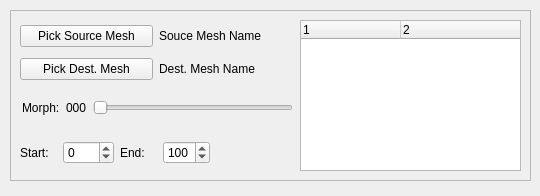
<ui version="4.0" >
 <class>morpherDialog</class>
 <widget class="QWidget" name="morpherDialog" >
  <property name="geometry" >
   <rect>
    <x>0</x>
    <y>0</y>
    <width>540</width>
    <height>196</height>
   </rect>
  </property>
  <property name="windowTitle" >
   <string>Form</string>
  </property>
  <widget class="QFrame" name="frame" >
   <property name="geometry" >
    <rect>
     <x>10</x>
     <y>10</y>
     <width>521</width>
     <height>171</height>
    </rect>
   </property>
   <property name="frameShape" >
    <enum>QFrame::StyledPanel</enum>
   </property>
   <property name="frameShadow" >
    <enum>QFrame::Raised</enum>
   </property>
   <widget class="QWidget" name="layoutWidget" >
    <property name="geometry" >
     <rect>
      <x>10</x>
      <y>10</y>
      <width>271</width>
      <height>65</height>
     </rect>
    </property>
    <layout class="QGridLayout" >
     <item row="0" column="0" >
      <widget class="QPushButton" name="pickSourceMeshButton" >
       <property name="text" >
        <string>Pick Source Mesh</string>
       </property>
      </widget>
     </item>
     <item row="0" column="1" >
      <widget class="QLabel" name="souceLabel" >
       <property name="text" >
        <string>Souce Mesh Name</string>
       </property>
      </widget>
     </item>
     <item row="1" column="0" >
      <widget class="QPushButton" name="pickDestMeshButton" >
       <property name="text" >
        <string>Pick Dest. Mesh</string>
       </property>
      </widget>
     </item>
     <item row="1" column="1" >
      <widget class="QLabel" name="destLabel" >
       <property name="text" >
        <string>Dest. Mesh Name</string>
       </property>
      </widget>
     </item>
    </layout>
   </widget>
   <widget class="QTreeWidget" name="layerTreeWidget" >
    <property name="geometry" >
     <rect>
      <x>290</x>
      <y>10</y>
      <width>221</width>
      <height>151</height>
     </rect>
    </property>
    <property name="columnCount" >
     <number>2</number>
    </property>
    <column>
     <property name="text" >
      <string>1</string>
     </property>
    </column>
    <column>
     <property name="text" >
      <string>2</string>
     </property>
    </column>
   </widget>
   <widget class="QWidget" name="layoutWidget" >
    <property name="geometry" >
     <rect>
      <x>10</x>
      <y>130</y>
      <width>190</width>
      <height>25</height>
     </rect>
    </property>
    <layout class="QHBoxLayout" >
     <item>
      <widget class="QLabel" name="label_2" >
       <property name="text" >
        <string>Start:</string>
       </property>
      </widget>
     </item>
     <item>
      <widget class="QSpinBox" name="startSpinBox" >
       <property name="minimum" >
        <number>-400</number>
       </property>
      </widget>
     </item>
     <item>
      <widget class="QLabel" name="label_3" >
       <property name="text" >
        <string>End:</string>
       </property>
      </widget>
     </item>
     <item>
      <widget class="QSpinBox" name="endSpinBox" >
       <property name="maximum" >
        <number>400</number>
       </property>
       <property name="value" >
        <number>100</number>
       </property>
      </widget>
     </item>
    </layout>
   </widget>
   <widget class="QWidget" name="" >
    <property name="geometry" >
     <rect>
      <x>12</x>
      <y>82</y>
      <width>271</width>
      <height>31</height>
     </rect>
    </property>
    <layout class="QHBoxLayout" >
     <item>
      <widget class="QLabel" name="label" >
       <property name="text" >
        <string>Morph:</string>
       </property>
      </widget>
     </item>
     <item>
      <widget class="QLabel" name="sliderValueLabel" >
       <property name="text" >
        <string>000</string>
       </property>
      </widget>
     </item>
     <item>
      <widget class="QSlider" name="morphSlider" >
       <property name="maximum" >
        <number>100</number>
       </property>
       <property name="orientation" >
        <enum>Qt::Horizontal</enum>
       </property>
      </widget>
     </item>
    </layout>
   </widget>
  </widget>
 </widget>
 <resources/>
 <connections/>
</ui>
